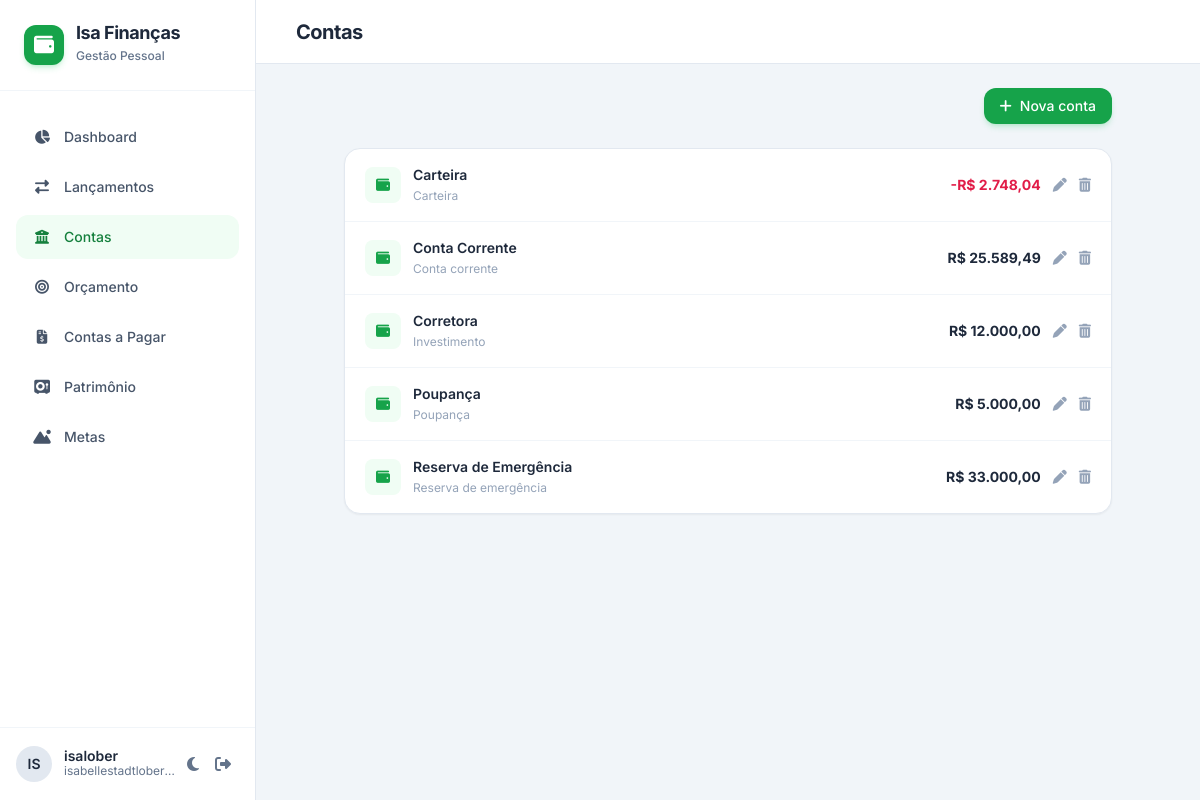
/contas/ (signed in), run on the app's committed database.
### apps/contas/models.py (models this page shows, shortened)
class Conta(models.Model):
    class Tipo(models.TextChoices):
        CORRENTE = "corrente", "Conta corrente"
        POUPANCA = "poupanca", "Poupança"
        CARTEIRA = "carteira", "Carteira"
        RESERVA = "reserva", "Reserva de emergência"
        INVESTIMENTO = "investimento", "Investimento"
    TIPOS_DISPONIVEIS = (Tipo.CORRENTE, Tipo.POUPANCA, Tipo.CARTEIRA)
    nome = models.CharField(max_length=80)
    tipo = models.CharField(max_length=20, choices=Tipo.choices)
    saldo_inicial = models.DecimalField(max_digits=14, decimal_places=2, default=Decimal("0"))
    ativa = models.BooleanField(default=True)
    class Meta:
        ordering = ["nome"]

### apps/contas/views.py (the view)
# urls.py: path("contas/", include("apps.contas.urls_contas")),
@login_required
def contas(request):
    lista = list(Conta.objects.all())  # todas, inclusive as inativas
    saldo_de = saldos(lista)
    for c in lista:
        c.saldo_atual = saldo_de[c.pk]
    return render(request, "contas/lista.html", {"contas": lista})

### apps/core/templatetags/formatos.py (called while the page is built)
def formatar_brl(valor):
    valor = Decimal(valor or 0)
    sinal = "-" if valor < 0 else ""
    inteiro, frac = f"{abs(valor):,.2f}".split(".")
    return f"{sinal}R$ {inteiro.replace(',', '.')},{frac}"

@register.filter
def brl(valor):
    return formatar_brl(valor)

### templates/contas/lista.html (shortened to what this page needs)
{% extends "base.html" %}
{% load formatos %}
{% block h1 %}Contas{% endblock %}
{% block content %}
<div class="space-y-6 max-w-3xl mx-auto">
  <div class="flex items-center justify-end">
    <a href="{% url 'contas:nova' %}" class="bg-brand-600 hover:bg-brand-700 text-white font-medium px-4 py-2 rounded-xl text-sm transition-colors flex items-center space-x-2 shadow-md shadow-brand-500/20">
      <i class="fa-solid fa-plus"></i><span>Nova conta</span>
    </a>
  </div>
  <div class="bg-white dark:bg-slate-800 rounded-2xl border border-slate-200 dark:border-slate-700 shadow-sm overflow-hidden">
    <ul class="divide-y divide-slate-100 dark:divide-slate-700/50 text-sm">
      {% for c in contas %}
      <li class="flex items-center gap-3 px-5 py-4 hover:bg-slate-50 dark:hover:bg-slate-700/30 transition-colors {% if not c.ativa %}opacity-60{% endif %}">
        <div class="w-9 h-9 shrink-0 rounded-lg bg-brand-50 dark:bg-brand-950/40 text-brand-600 flex items-center justify-center"><i class="fa-solid fa-wallet"></i></div>
        <div class="flex-1 min-w-0">
          <span class="font-semibold block truncate">{{ c.nome }}{% if not c.ativa %} <em class="not-italic text-[10px] text-slate-400 border border-slate-300 dark:border-slate-600 rounded-full px-2 ml-1">inativa</em>{% endif %}</span>
          <span class="text-xs text-slate-400">{{ c.get_tipo_display }}</span>
        </div>
        <span class="font-bold {% if c.saldo_atual < 0 %}text-rose-600 dark:text-rose-400{% endif %}">{{ c.saldo_atual|brl }}</span>
        <a href="{% url 'contas:editar' c.pk %}" class="text-slate-400 hover:text-brand-600 transition-colors" title="Editar"><i class="fa-solid fa-pen"></i></a>
        <a href="{% url 'contas:excluir' c.pk %}" class="text-slate-400 hover:text-rose-600 transition-colors" title="Excluir"><i class="fa-solid fa-trash-can"></i></a>
      </li>
      {% empty %}
      <li class="px-5 py-8 text-center text-slate-400">Nenhuma conta cadastrada. Clique em “Nova conta” para começar.</li>
      {% endfor %}
    </ul>
  </div>
</div>
{% endblock %}

### templates/base.html (shortened to what this page needs)
<!DOCTYPE html>
<html lang="pt-BR" class="h-full">
<head>
  {% include "partials/head.html" %}
</head>
<body class="h-full bg-slate-100 dark:bg-slate-900 text-slate-800 dark:text-slate-100 transition-colors duration-200 flex flex-col overflow-hidden">
<div class="flex h-full w-full overflow-hidden">
  <aside id="sidebar" class="w-64 bg-white dark:bg-slate-800 border-r border-slate-200 dark:border-slate-700 flex flex-col z-20 transition-transform duration-300 -translate-x-full md:translate-x-0 absolute md:relative h-full">
    <div class="p-6 border-b border-slate-100 dark:border-slate-700/50 flex items-center justify-between">
      <div class="flex items-center space-x-3">
        <div class="w-10 h-10 rounded-xl bg-brand-600 text-white flex items-center justify-center font-bold text-xl shadow-md shadow-brand-500/20">
          <i class="fa-solid fa-wallet"></i>
        </div>
        <div>
          <h1 class="font-bold text-lg tracking-tight leading-none">Isa Finanças</h1>
          <span class="text-xs text-slate-500 dark:text-slate-400 font-medium">Gestão Pessoal</span>
        </div>
      </div>
    </div>
    <nav class="flex-1 px-4 py-6 space-y-1.5 overflow-y-auto custom-scrollbar">
      <a href="{% url 'dashboard' %}"
         class="flex items-center space-x-3 px-4 py-3 rounded-xl text-sm font-medium transition-colors {% if request.resolver_match.url_name == 'dashboard' %}bg-brand-50 text-brand-700 dark:bg-brand-950/40 dark:text-brand-400{% else %}text-slate-600 dark:text-slate-400 hover:bg-slate-50 dark:hover:bg-slate-700/50{% endif %}">
        <i class="fa-solid fa-chart-pie w-5 text-center"></i><span>Dashboard</span>
      </a>
      <a href="{% url 'lancamentos:lista' %}"
         class="flex items-center space-x-3 px-4 py-3 rounded-xl text-sm font-medium transition-colors {% if request.resolver_match.app_name == 'lancamentos' %}bg-brand-50 text-brand-700 dark:bg-brand-950/40 dark:text-brand-400{% else %}text-slate-600 dark:text-slate-400 hover:bg-slate-50 dark:hover:bg-slate-700/50{% endif %}">
        <i class="fa-solid fa-right-left w-5 text-center"></i><span>Lançamentos</span>
      </a>
      <a href="{% url 'contas:lista' %}"
         class="flex items-center space-x-3 px-4 py-3 rounded-xl text-sm font-medium transition-colors {% if request.resolver_match.app_name == 'contas' %}bg-brand-50 text-brand-700 dark:bg-brand-950/40 dark:text-brand-400{% else %}text-slate-600 dark:text-slate-400 hover:bg-slate-50 dark:hover:bg-slate-700/50{% endif %}">
        <i class="fa-solid fa-building-columns w-5 text-center"></i><span>Contas</span>
      </a>
      <a href="{% url 'orcamento:lista' %}"
         class="flex items-center space-x-3 px-4 py-3 rounded-xl text-sm font-medium transition-colors {% if request.resolver_match.app_name == 'orcamento' %}bg-brand-50 text-brand-700 dark:bg-brand-950/40 dark:text-brand-400{% else %}text-slate-600 dark:text-slate-400 hover:bg-slate-50 dark:hover:bg-slate-700/50{% endif %}">
        <i class="fa-solid fa-bullseye w-5 text-center"></i><span>Orçamento</span>
      </a>
      <a href="{% url 'pagar:lista' %}"
         class="flex items-center space-x-3 px-4 py-3 rounded-xl text-sm font-medium transition-colors {% if request.resolver_match.app_name == 'pagar' %}bg-brand-50 text-brand-700 dark:bg-brand-950/40 dark:text-brand-400{% else %}text-slate-600 dark:text-slate-400 hover:bg-slate-50 dark:hover:bg-slate-700/50{% endif %}">
        <i class="fa-solid fa-file-invoice-dollar w-5 text-center"></i><span>Contas a Pagar</span>
      </a>
      <a href="{% url 'patrimonio:index' %}"
         class="flex items-center space-x-3 px-4 py-3 rounded-xl text-sm font-medium transition-colors {% if request.resolver_match.app_name == 'patrimonio' %}bg-brand-50 text-brand-700 dark:bg-brand-950/40 dark:text-brand-400{% else %}text-slate-600 dark:text-slate-400 hover:bg-slate-50 dark:hover:bg-slate-700/50{% endif %}">
        <i class="fa-solid fa-vault w-5 text-center"></i><span>Patrimônio</span>
      </a>
      <a href="{% url 'metas:lista' %}"
         class="flex items-center space-x-3 px-4 py-3 rounded-xl text-sm font-medium transition-colors {% if request.resolver_match.app_name == 'metas' %}bg-brand-50 text-brand-700 dark:bg-brand-950/40 dark:text-brand-400{% else %}text-slate-600 dark:text-slate-400 hover:bg-slate-50 dark:hover:bg-slate-700/50{% endif %}">
        <i class="fa-solid fa-mountain-sun w-5 text-center"></i><span>Metas</span>
      </a>
    </nav>
    <div class="p-4 border-t border-slate-100 dark:border-slate-700/50 flex items-center justify-between">
      <div class="flex items-center space-x-3 min-w-0">
        <div class="w-9 h-9 shrink-0 rounded-full bg-slate-200 dark:bg-slate-700 flex items-center justify-center font-semibold text-sm">
          {{ request.user.username|slice:":2"|upper }}
        </div>
        <div class="min-w-0">
          <p class="text-sm font-semibold leading-none truncate">{{ request.user.get_full_name|default:request.user.username }}</p>
          <span class="text-xs text-slate-500 dark:text-slate-400 block truncate">{{ request.user.email|default:"sem e-mail" }}</span>
        </div>
      </div>
      <div class="flex items-center">
        <button onclick="toggleDarkMode()" class="p-2 rounded-lg text-slate-500 hover:bg-slate-100 dark:hover:bg-slate-700 transition-colors" title="Alternar tema">
          <i id="theme-icon" class="fa-solid fa-moon"></i>
        </button>
        <form method="post" action="{% url 'logout' %}">
          <button type="submit" class="p-2 rounded-lg text-slate-500 hover:bg-slate-100 dark:hover:bg-slate-700 transition-colors" title="Sair">
            <i class="fa-solid fa-right-from-bracket"></i>
          </button>
        </form>
      </div>
    </div>
  </aside>
  <main class="flex-1 flex flex-col h-full overflow-hidden relative">
    <header class="bg-white dark:bg-slate-800 border-b border-slate-200 dark:border-slate-700 h-16 px-6 flex items-center justify-between shrink-0 z-10">
      <div class="flex items-center space-x-4">
        <h2 class="text-xl font-bold tracking-tight">{% block h1 %}{% endblock %}</h2>
      </div>
    </header>
    <div class="flex-1 overflow-y-auto custom-scrollbar p-6 bg-slate-100 dark:bg-slate-900">
      {% block content %}{% endblock %}
    </div>
  </main>
</div>
</body>
</html>

### templates/partials/head.html (style rules this page uses)
body { font-family: 'Inter', sans-serif; }

### data on the page
Conta: nome "Carteira", tipo "Carteira", saldo_atual|brl "-R$ 2.748,04"
Conta: nome "Conta Corrente", tipo "Conta corrente", saldo_atual|brl "R$ 25.589,49"
Conta: nome "Corretora", tipo "Investimento", saldo_atual|brl "R$ 12.000,00"
Conta: nome "Poupança", tipo "Poupança", saldo_atual|brl "R$ 5.000,00"
Conta: nome "Reserva de Emergência", tipo "Reserva de emergência", saldo_atual|brl "R$ 33.000,00"

### other printed values
{{ request.user.username|slice:":2"|upper }} "IS"
{{ request.user.get_full_name|default:request.user.username }} "isalober"
{{ request.user.email|default:"sem e-mail" }} "isabellestadtlober…"
